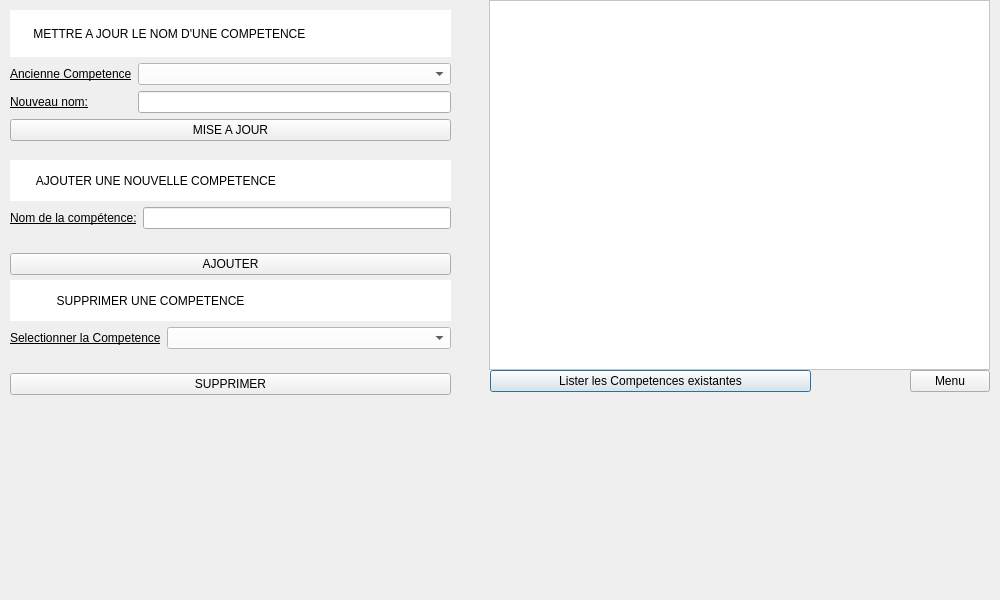
<?xml version="1.0" encoding="UTF-8"?>
<ui version="4.0">
 <class>Competences</class>
 <widget class="QDialog" name="Competences">
  <property name="geometry">
   <rect>
    <x>0</x>
    <y>0</y>
    <width>1000</width>
    <height>600</height>
   </rect>
  </property>
  <property name="maximumSize">
   <size>
    <width>1000</width>
    <height>600</height>
   </size>
  </property>
  <property name="windowTitle">
   <string>Dialog</string>
  </property>
  <property name="styleSheet">
   <string notr="true">/*background-color: qlineargradient(spread:pad, x1:0, y1:0, x2:1, y2:1, stop:1 rgba(0, 255, 150, 255));*/</string>
  </property>
  <widget class="QTableView" name="tableView_client">
   <property name="geometry">
    <rect>
     <x>489</x>
     <y>0</y>
     <width>501</width>
     <height>370</height>
    </rect>
   </property>
   <property name="sizePolicy">
    <sizepolicy hsizetype="Expanding" vsizetype="Expanding">
     <horstretch>0</horstretch>
     <verstretch>0</verstretch>
    </sizepolicy>
   </property>
   <property name="minimumSize">
    <size>
     <width>501</width>
     <height>370</height>
    </size>
   </property>
   <property name="maximumSize">
    <size>
     <width>510</width>
     <height>370</height>
    </size>
   </property>
   <property name="styleSheet">
    <string notr="true">background-color: rgb(255, 255, 255);
color: rgb(0, 0, 0);</string>
   </property>
  </widget>
  <widget class="QPushButton" name="Lister">
   <property name="geometry">
    <rect>
     <x>490</x>
     <y>370</y>
     <width>321</width>
     <height>22</height>
    </rect>
   </property>
   <property name="styleSheet">
    <string notr="true"/>
   </property>
   <property name="text">
    <string>Lister les Competences existantes</string>
   </property>
  </widget>
  <widget class="QPushButton" name="Menu">
   <property name="geometry">
    <rect>
     <x>910</x>
     <y>370</y>
     <width>80</width>
     <height>22</height>
    </rect>
   </property>
   <property name="styleSheet">
    <string notr="true"/>
   </property>
   <property name="text">
    <string>Menu</string>
   </property>
  </widget>
  <widget class="QWidget" name="verticalLayoutWidget">
   <property name="geometry">
    <rect>
     <x>10</x>
     <y>10</y>
     <width>441</width>
     <height>131</height>
    </rect>
   </property>
   <layout class="QVBoxLayout" name="verticalLayout">
    <item>
     <widget class="QLabel" name="label_3">
      <property name="styleSheet">
       <string notr="true">background-color: qlineargradient(spread:pad, x1:0, y1:0, x2:1, y2:1, stop:0 rgba(255, 255, 255, 255));
color: rgb(0, 0, 0);
font: 75 8pt &quot;MS Shell Dlg 2&quot;;


</string>
      </property>
      <property name="text">
       <string>       METTRE A JOUR LE NOM D'UNE COMPETENCE</string>
      </property>
     </widget>
    </item>
    <item>
     <layout class="QFormLayout" name="formLayout">
      <item row="0" column="0">
       <widget class="QLabel" name="label">
        <property name="styleSheet">
         <string notr="true">font: 75 10pt &quot;MS Shell Dlg 2&quot;;
text-decoration: underline;
color: rgb(0, 0, 0);</string>
        </property>
        <property name="text">
         <string>Ancienne Competence</string>
        </property>
       </widget>
      </item>
      <item row="1" column="0">
       <widget class="QLabel" name="label_2">
        <property name="styleSheet">
         <string notr="true">font: 75 10pt &quot;MS Shell Dlg 2&quot;;
color: rgb(0, 0, 0);
text-decoration: underline;</string>
        </property>
        <property name="text">
         <string>Nouveau nom:</string>
        </property>
       </widget>
      </item>
      <item row="1" column="1">
       <widget class="QLineEdit" name="NouvNom">
        <property name="text">
         <string/>
        </property>
       </widget>
      </item>
      <item row="0" column="1">
       <widget class="QComboBox" name="comboBox_maj">
        <property name="styleSheet">
         <string notr="true">background-color: rgb(255, 255, 255);
color: rgb(0, 0, 0);</string>
        </property>
       </widget>
      </item>
     </layout>
    </item>
    <item>
     <widget class="QPushButton" name="maj">
      <property name="styleSheet">
       <string notr="true"/>
      </property>
      <property name="text">
       <string>MISE A JOUR</string>
      </property>
     </widget>
    </item>
   </layout>
  </widget>
  <widget class="QWidget" name="verticalLayoutWidget_2">
   <property name="geometry">
    <rect>
     <x>10</x>
     <y>160</y>
     <width>441</width>
     <height>115</height>
    </rect>
   </property>
   <layout class="QVBoxLayout" name="verticalLayout_2">
    <item>
     <widget class="QLabel" name="label_4">
      <property name="styleSheet">
       <string notr="true">background-color: qlineargradient(spread:pad, x1:0, y1:0, x2:1, y2:1, stop:0 rgba(255, 255, 255, 255));
color: rgb(0, 0, 0);
font: 75 8pt &quot;MS Shell Dlg 2&quot;;


</string>
      </property>
      <property name="text">
       <string>        AJOUTER UNE NOUVELLE COMPETENCE</string>
      </property>
     </widget>
    </item>
    <item>
     <layout class="QFormLayout" name="formLayout_2">
      <item row="0" column="0">
       <widget class="QLabel" name="label_6">
        <property name="styleSheet">
         <string notr="true">font: 75 10pt &quot;MS Shell Dlg 2&quot;;
color: rgb(0, 0, 0);
text-decoration: underline;</string>
        </property>
        <property name="text">
         <string>Nom de la compétence:</string>
        </property>
       </widget>
      </item>
      <item row="0" column="1">
       <widget class="QLineEdit" name="NouvCpt">
        <property name="text">
         <string/>
        </property>
       </widget>
      </item>
     </layout>
    </item>
    <item>
     <widget class="QPushButton" name="ajouter">
      <property name="styleSheet">
       <string notr="true"/>
      </property>
      <property name="text">
       <string>AJOUTER</string>
      </property>
     </widget>
    </item>
   </layout>
  </widget>
  <widget class="QWidget" name="verticalLayoutWidget_3">
   <property name="geometry">
    <rect>
     <x>10</x>
     <y>280</y>
     <width>441</width>
     <height>115</height>
    </rect>
   </property>
   <layout class="QVBoxLayout" name="verticalLayout_3">
    <item>
     <widget class="QLabel" name="label_5">
      <property name="styleSheet">
       <string notr="true">background-color: qlineargradient(spread:pad, x1:0, y1:0, x2:1, y2:1, stop:0 rgba(255, 255, 255, 255));
color: rgb(0, 0, 0);
font: 75 8pt &quot;MS Shell Dlg 2&quot;;


</string>
      </property>
      <property name="text">
       <string>              SUPPRIMER UNE COMPETENCE</string>
      </property>
     </widget>
    </item>
    <item>
     <layout class="QFormLayout" name="formLayout_3">
      <item row="0" column="0">
       <widget class="QLabel" name="label_7">
        <property name="styleSheet">
         <string notr="true">font: 75 10pt &quot;MS Shell Dlg 2&quot;;
text-decoration: underline;
color: rgb(0, 0, 0);</string>
        </property>
        <property name="text">
         <string>Selectionner la Competence</string>
        </property>
       </widget>
      </item>
      <item row="0" column="1">
       <widget class="QComboBox" name="comboBox_sup">
        <property name="styleSheet">
         <string notr="true">background-color: rgb(255, 255, 255);
color: rgb(0, 0, 0);</string>
        </property>
       </widget>
      </item>
     </layout>
    </item>
    <item>
     <widget class="QPushButton" name="supprimer">
      <property name="styleSheet">
       <string notr="true"/>
      </property>
      <property name="text">
       <string>SUPPRIMER</string>
      </property>
     </widget>
    </item>
   </layout>
  </widget>
  <widget class="QLabel" name="statut">
   <property name="geometry">
    <rect>
     <x>20</x>
     <y>450</y>
     <width>591</width>
     <height>16</height>
    </rect>
   </property>
   <property name="text">
    <string/>
   </property>
  </widget>
 </widget>
 <resources/>
 <connections/>
</ui>
